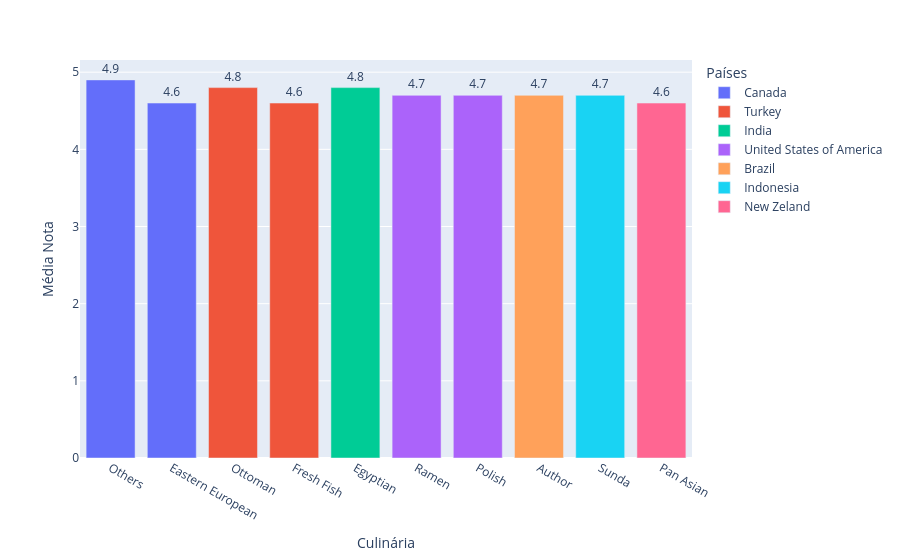

Notebook code cell kept with this figure:
### Code cell
# Top 10 piores culinarias

def top_culinarias(df):
    culinaria_nota_media = (df.loc[ : , ['cuisines', 'aggregate_rating', 'restaurant_id', 'country_name']].groupby('cuisines')
                            .agg(
                                menor_nota = ('aggregate_rating', 'min'),
                                menor_id = ('restaurant_id', 'min'),
                                country_name=('country_name', 'first')
                            ).sort_values(by=['menor_nota', 'menor_id'] , ascending=[False, True]).reset_index().head(10))
    
    fig = px.bar(culinaria_nota_media, x='cuisines', y='menor_nota', text='menor_nota', labels={'country_name': 'Países'} )
    fig.update_layout(
                      xaxis_title='Culinária',
                      yaxis_title='Média Nota'
                      )
    
    fig.update_traces(textposition='outside')

    return fig

top_culinarias(df)

### Figure 1 — Plotly figure (JSON) as saved in the notebook; plotly's stock layout.template omitted (floating-point values rounded to 4 significant figures)
{"data": [{"alignmentgroup": "True", "hovertemplate": "Países=Canada<br>cuisines=%{x}<br>menor_nota=%{text}<extra></extra>", "legendgroup": "Canada", "marker": {"color": "#636efa", "pattern": {"shape": ""}}, "name": "Canada", "offsetgroup": "Canada", "orientation": "v", "showlegend": true, "text": [4.9, 4.6], "textposition": "outside", "type": "bar", "x": ["Others", "Eastern European"], "xaxis": "x", "y": [4.9, 4.6], "yaxis": "y"}, {"alignmentgroup": "True", "hovertemplate": "Países=Turkey<br>cuisines=%{x}<br>menor_nota=%{text}<extra></extra>", "legendgroup": "Turkey", "marker": {"color": "#EF553B", "pattern": {"shape": ""}}, "name": "Turkey", "offsetgroup": "Turkey", "orientation": "v", "showlegend": true, "text": [4.8, 4.6], "textposition": "outside", "type": "bar", "x": ["Ottoman", "Fresh Fish"], "xaxis": "x", "y": [4.8, 4.6], "yaxis": "y"}, {"alignmentgroup": "True", "hovertemplate": "Países=India<br>cuisines=%{x}<br>menor_nota=%{text}<extra></extra>", "legendgroup": "India", "marker": {"color": "#00cc96", "pattern": {"shape": ""}}, "name": "India", "offsetgroup": "India", "orientation": "v", "showlegend": true, "text": [4.8], "textposition": "outside", "type": "bar", "x": ["Egyptian"], "xaxis": "x", "y": [4.8], "yaxis": "y"}, {"alignmentgroup": "True", "hovertemplate": "Países=United States of America<br>cuisines=%{x}<br>menor_nota=%{text}<extra></extra>", "legendgroup": "United States of America", "marker": {"color": "#ab63fa", "pattern": {"shape": ""}}, "name": "United States of America", "offsetgroup": "United States of America", "orientation": "v", "showlegend": true, "text": [4.7, 4.7], "textposition": "outside", "type": "bar", "x": ["Ramen", "Polish"], "xaxis": "x", "y": [4.7, 4.7], "yaxis": "y"}, {"alignmentgroup": "True", "hovertemplate": "Países=Brazil<br>cuisines=%{x}<br>menor_nota=%{text}<extra></extra>", "legendgroup": "Brazil", "marker": {"color": "#FFA15A", "pattern": {"shape": ""}}, "name": "Brazil", "offsetgroup": "Brazil", "orientation": "v", "showlegend": true, "text": [4.7], "textposition": "outside", "type": "bar", "x": ["Author"], "xaxis": "x", "y": [4.7], "yaxis": "y"}, {"alignmentgroup": "True", "hovertemplate": "Países=Indonesia<br>cuisines=%{x}<br>menor_nota=%{text}<extra></extra>", "legendgroup": "Indonesia", "marker": {"color": "#19d3f3", "pattern": {"shape": ""}}, "name": "Indonesia", "offsetgroup": "Indonesia", "orientation": "v", "showlegend": true, "text": [4.7], "textposition": "outside", "type": "bar", "x": ["Sunda"], "xaxis": "x", "y": [4.7], "yaxis": "y"}, {"alignmentgroup": "True", "hovertemplate": "Países=New Zeland<br>cuisines=%{x}<br>menor_nota=%{text}<extra></extra>", "legendgroup": "New Zeland", "marker": {"color": "#FF6692", "pattern": {"shape": ""}}, "name": "New Zeland", "offsetgroup": "New Zeland", "orientation": "v", "showlegend": true, "text": [4.6], "textposition": "outside", "type": "bar", "x": ["Pan Asian"], "xaxis": "x", "y": [4.6], "yaxis": "y"}], "layout": {"barmode": "relative", "legend": {"title": {"text": "Países"}, "tracegroupgap": 0}, "margin": {"t": 60}, "xaxis": {"anchor": "y", "domain": [0, 1], "title": {"text": "Culinária"}}, "yaxis": {"anchor": "x", "domain": [0, 1], "title": {"text": "Média Nota"}}}}
